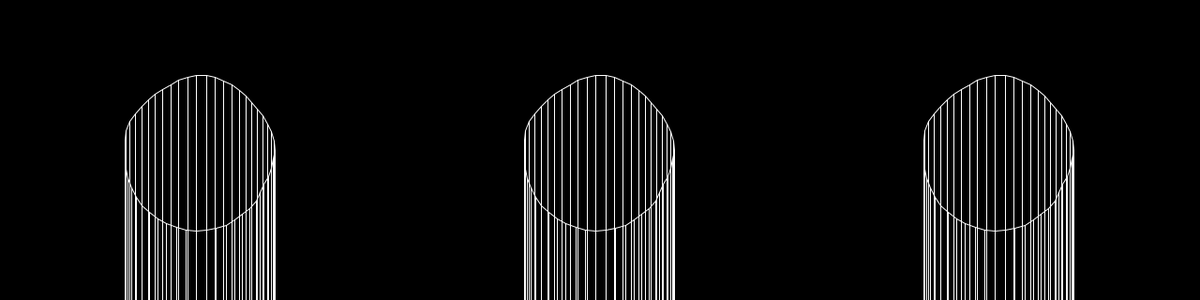
Frame 1 (no input)
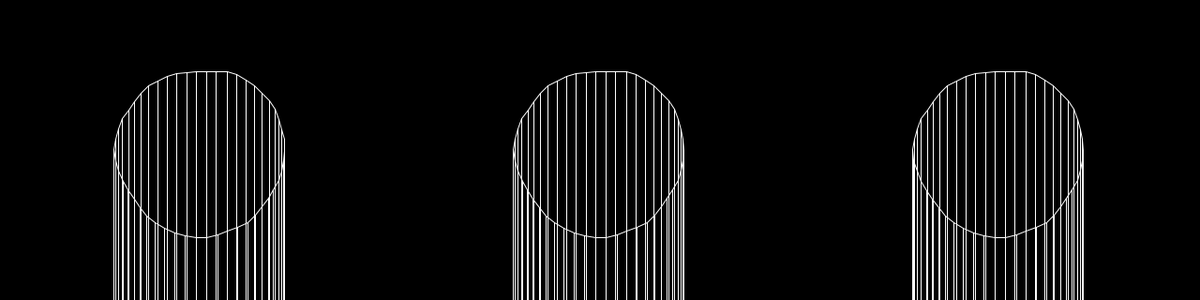
Frame 60 (the mouse pressed at the canvas centre just before this capture)
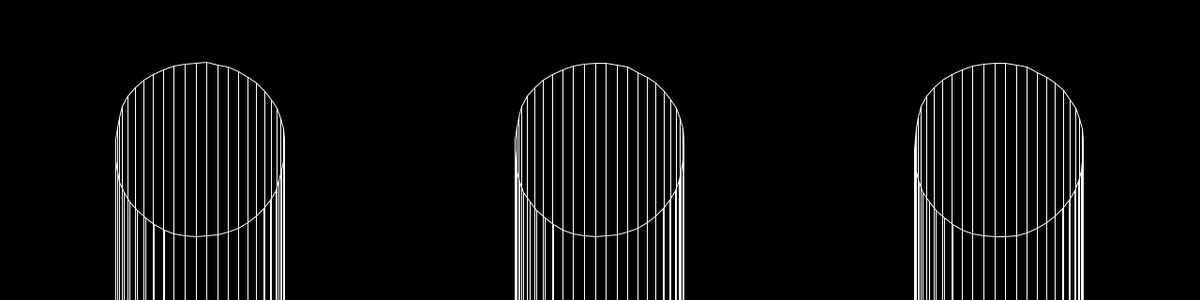
Frame 120 (the mouse held since frame 60 and released just before this capture)

The Processing sketch that drew these frames (run headless with seeded random() and noise(); from frame 60 on, the mouse is pressed at the canvas centre):

// Processing sketch: EFF14_3x_drippy_circle
// ── EFF14_3x_drippy_circle.pde
float resolution = 50; // how many points in the circle
float rad = 215;
float x = 1;
float y = 1;
//float prevX;
//float prevY;
 
float t = 0; // time passed
float tChange = .0009; // how quick time flies
 
float nVal; // noise value
float nInt = 2; // noise intensity
float nAmp = 7; // noise amplitude
 
boolean filled = false;
 
 
void setup() {
  size(1280, 320);
  noiseDetail(8);
  noCursor();
}
 
void draw() {
  background(0);
  
  translate(rad, height/2);
  
  drawWiggleCircle();
  
  translate(width/3, 0);
  drawWiggleCircle();
  
  translate(width/3, 0);
  drawWiggleCircle();
  
}
 
void mouseClicked() {
  filled = !filled; // toggle fill by click
}

void drawWiggleCircle(){
  if (filled) {
    noStroke();
    fill(255);
  }
  else {
    noFill();
    stroke(255);
    strokeWeight(1);
  }
  nInt = map(0, 0, width, 0.1, 30); // map mouseX to noise intensity
  nAmp = map(0, 0, height, 0.0, 1.0); // map mouseY to noise amplitude
 
  beginShape();
  for (float a=0; a<=TWO_PI; a+=TWO_PI/resolution) {
 
    nVal = map(noise( cos(a)*nInt+1, sin(a)*nInt+1, t ), 0.0, 1.0, nAmp, 1.0); // map noise value to match the amplitude
 
    x = cos(a)*rad *nVal;
    y = sin(a)*rad *nVal;
 
    //    x = map(a, 0,TWO_PI, 0,width);
    //    y = sin(a)*rad *nVal +height/2;
 
//    vertex(prevX, prevY);
    vertex(x, y);
 
        line(x,y,x,height);
 
//    prevX = x;
//    prevY = y;
     
    }
  endShape(CLOSE);
 
  t += tChange;
}
